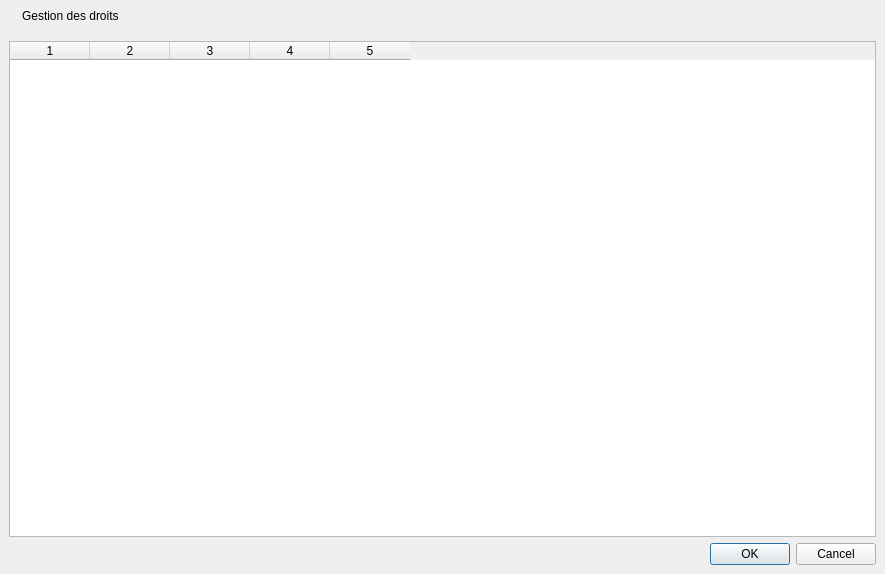
<?xml version="1.0" encoding="UTF-8"?>
<ui version="4.0">
 <class>Form_User_Projects_Grants</class>
 <widget class="QDialog" name="Form_User_Projects_Grants">
  <property name="windowModality">
   <enum>Qt::WindowModal</enum>
  </property>
  <property name="geometry">
   <rect>
    <x>0</x>
    <y>0</y>
    <width>885</width>
    <height>574</height>
   </rect>
  </property>
  <property name="windowTitle">
   <string>Autorisations</string>
  </property>
  <property name="modal">
   <bool>true</bool>
  </property>
  <layout class="QGridLayout" name="gridLayout">
   <property name="margin">
    <number>0</number>
   </property>
   <property name="spacing">
    <number>0</number>
   </property>
   <item row="0" column="0">
    <widget class="QWidget" name="admin_widget_title" native="true">
     <layout class="QGridLayout" name="gridLayout_3">
      <item row="0" column="0">
       <layout class="QHBoxLayout" name="horizontalLayout">
        <item>
         <widget class="QLabel" name="label">
          <property name="pixmap">
           <pixmap resource="../../resources.qrc">:/images/32x32/user.png</pixmap>
          </property>
         </widget>
        </item>
        <item>
         <widget class="QLabel" name="title">
          <property name="sizePolicy">
           <sizepolicy hsizetype="Expanding" vsizetype="Preferred">
            <horstretch>0</horstretch>
            <verstretch>0</verstretch>
           </sizepolicy>
          </property>
          <property name="text">
           <string>Gestion des droits</string>
          </property>
         </widget>
        </item>
       </layout>
      </item>
     </layout>
    </widget>
   </item>
   <item row="1" column="0">
    <widget class="QWidget" name="widget_content" native="true">
     <layout class="QGridLayout" name="gridLayout_2">
      <item row="1" column="0">
       <widget class="QDialogButtonBox" name="buttonBox">
        <property name="orientation">
         <enum>Qt::Horizontal</enum>
        </property>
        <property name="standardButtons">
         <set>QDialogButtonBox::Cancel|QDialogButtonBox::Ok</set>
        </property>
       </widget>
      </item>
      <item row="0" column="0">
       <widget class="QTableWidget" name="projects_grants_table_widget">
        <property name="editTriggers">
         <set>QAbstractItemView::NoEditTriggers</set>
        </property>
        <property name="alternatingRowColors">
         <bool>true</bool>
        </property>
        <property name="selectionBehavior">
         <enum>QAbstractItemView::SelectRows</enum>
        </property>
        <property name="columnCount">
         <number>5</number>
        </property>
        <attribute name="horizontalHeaderDefaultSectionSize">
         <number>80</number>
        </attribute>
        <attribute name="horizontalHeaderHighlightSections">
         <bool>false</bool>
        </attribute>
        <attribute name="verticalHeaderVisible">
         <bool>false</bool>
        </attribute>
        <attribute name="verticalHeaderDefaultSectionSize">
         <number>72</number>
        </attribute>
        <attribute name="verticalHeaderMinimumSectionSize">
         <number>72</number>
        </attribute>
        <attribute name="verticalHeaderVisible">
         <bool>false</bool>
        </attribute>
        <attribute name="verticalHeaderDefaultSectionSize">
         <number>72</number>
        </attribute>
        <attribute name="verticalHeaderMinimumSectionSize">
         <number>72</number>
        </attribute>
        <attribute name="horizontalHeaderHighlightSections">
         <bool>false</bool>
        </attribute>
        <attribute name="horizontalHeaderDefaultSectionSize">
         <number>80</number>
        </attribute>
        <column/>
        <column/>
        <column/>
        <column/>
        <column/>
       </widget>
      </item>
     </layout>
    </widget>
   </item>
  </layout>
 </widget>
 <resources>
  <include location="../../resources.qrc"/>
  <include location="../../resources.qrc"/>
 </resources>
 <connections>
  <connection>
   <sender>buttonBox</sender>
   <signal>accepted()</signal>
   <receiver>Form_User_Projects_Grants</receiver>
   <slot>accept()</slot>
   <hints>
    <hint type="sourcelabel">
     <x>248</x>
     <y>254</y>
    </hint>
    <hint type="destinationlabel">
     <x>157</x>
     <y>274</y>
    </hint>
   </hints>
  </connection>
  <connection>
   <sender>buttonBox</sender>
   <signal>rejected()</signal>
   <receiver>Form_User_Projects_Grants</receiver>
   <slot>reject()</slot>
   <hints>
    <hint type="sourcelabel">
     <x>316</x>
     <y>260</y>
    </hint>
    <hint type="destinationlabel">
     <x>286</x>
     <y>274</y>
    </hint>
   </hints>
  </connection>
 </connections>
</ui>
